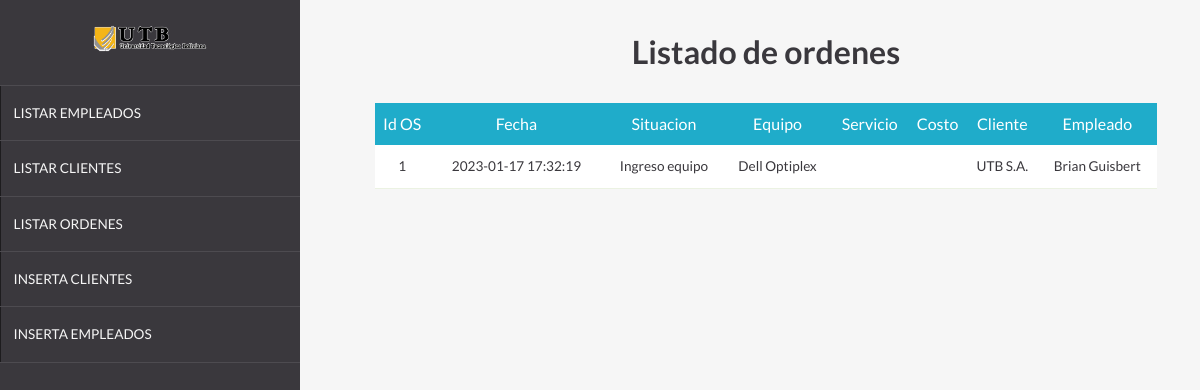
Page /listarordservicios.php on the committed database.
### tables this page shows
CREATE TABLE `ordservicios` (
  `idos` int(11) NOT NULL,
  `fecha` timestamp NOT NULL DEFAULT current_timestamp(),
  `situacion` varchar(150) NOT NULL,
  `equipo` varchar(200) NOT NULL,
  `servicio` varchar(200) DEFAULT NULL,
  `costo` decimal(10,2) DEFAULT NULL,
  `idcliente` int(11) NOT NULL,
  `idempleado` int(11) NOT NULL
);

CREATE TABLE `clientes` (
  `idcliente` int(11) NOT NULL,
  `nombre` varchar(150) NOT NULL,
  `ci` varchar(15) NOT NULL,
  `direccion` varchar(255) DEFAULT NULL,
  `telefono` varchar(15) NOT NULL,
  `email` varchar(150) DEFAULT NULL
);

CREATE TABLE `empleados` (
  `idempleado` int(11) NOT NULL,
  `nombre` varchar(150) NOT NULL,
  `ci` varchar(15) NOT NULL,
  `direccion` varchar(255) DEFAULT NULL,
  `telefono` varchar(15) NOT NULL,
  `email` varchar(150) NOT NULL,
  `contrasenia` varchar(128) NOT NULL
);

### ordenesservicio.php (the view, shortened to what this page needs)
<?php
    include 'conexion.php';
    $consulta="select o.idos,o.fecha,o.situacion,o.equipo,o.servicio,o.costo,c.nombre,e.nombre from ordservicios as o inner join empleados as e on o.idempleado=e.idempleado inner join clientes as c  on c.idcliente=o.idcliente order by idos desc";
    $resultado=mysqli_query($conexion,$consulta) or die("Algo ha salido mal en la consulta");
    echo"<table class='listado'>";
    echo"<tr>";
    echo"<th>Id OS</th>";
    echo"<th>Fecha</th>";
    echo"<th>Situacion</th>";
    echo"<th>Equipo</th>";
    echo"<th>Servicio</th>";
    echo"<th>Costo</th>";
    echo"<th>Cliente</th>";
    echo"<th>Empleado</th>";
    echo"</tr>";
    while($columna=mysqli_fetch_array($resultado)){
        echo"<tr>";
        echo"<td>".$columna[0]."</td><td>".$columna[1]."</td><td>".$columna[2]."</td><td>".$columna[3]."</td><td>".$columna[4]."</td><td>".$columna[5]."</td><td>".$columna[6]."</td><td>".$columna[7]."</td>";
        echo"</tr>";
    }
    echo"</table>";
?>

### css/estilos.css (style rules this page uses)
*,*:before,*:after { box-sizing:border-box }
body { margin:0;font-family:sans-serif }
body { background:#F6F6F6;display:-webkit-flex;display:-ms-flexbox;display:flex;-webkit-flex-direction:column;-ms-flex-direction:column;flex-direction:column;min-height:100vh;color:#3A383D;font-family:'Lato', sans-serif }
.listado { background:#fff;width:90%;margin-left:auto;margin-right:auto;border-collapse:collapse;margin-top:2em }
.listado th { background:#1FACCA;line-height:2.5;color:#fff;font-weight:normal }
.listado td { border-bottom:1px solid rgba(122,169,60,0.15) }
.listado td { line-height:3;font-size:.85em;text-align:center }

### rows in the picture
ordservicios: idos "1", fecha "2023-01-17 17:32:19", situacion "Ingreso equipo", equipo "Dell Optiplex", idcliente.nombre "UTB S.A.", idempleado.nombre "Brian Guisbert"
